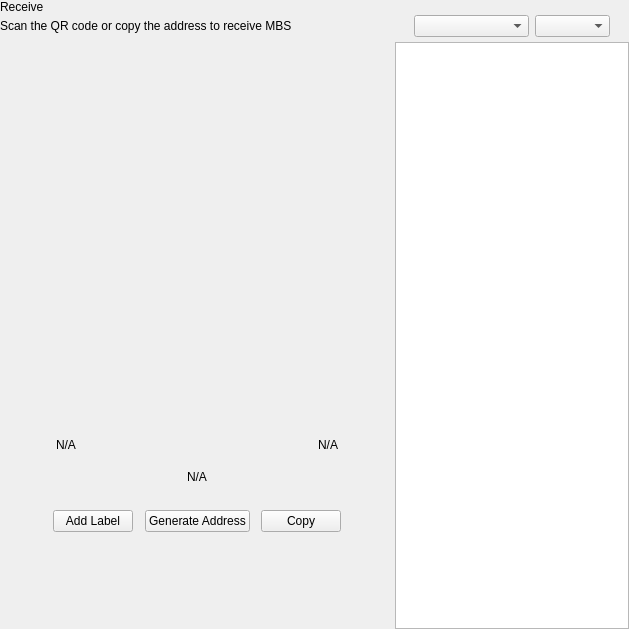
<?xml version="1.0" encoding="UTF-8"?>
<ui version="4.0">
 <class>ReceiveWidget</class>
 <widget class="QWidget" name="ReceiveWidget">
  <property name="geometry">
   <rect>
    <x>0</x>
    <y>0</y>
    <width>629</width>
    <height>629</height>
   </rect>
  </property>
  <property name="minimumSize">
   <size>
    <width>0</width>
    <height>0</height>
   </size>
  </property>
  <property name="windowTitle">
   <string>Form</string>
  </property>
  <layout class="QHBoxLayout" name="horizontalLayout_2" stretch="2,1">
   <property name="spacing">
    <number>0</number>
   </property>
   <property name="leftMargin">
    <number>0</number>
   </property>
   <property name="topMargin">
    <number>0</number>
   </property>
   <property name="rightMargin">
    <number>0</number>
   </property>
   <property name="bottomMargin">
    <number>0</number>
   </property>
   <item>
    <widget class="QWidget" name="left" native="true">
     <layout class="QVBoxLayout" name="verticalLayout_3">
      <property name="leftMargin">
       <number>0</number>
      </property>
      <property name="topMargin">
       <number>0</number>
      </property>
      <property name="rightMargin">
       <number>0</number>
      </property>
      <property name="bottomMargin">
       <number>0</number>
      </property>
      <item>
       <layout class="QVBoxLayout" name="verticalLayout_2">
        <property name="spacing">
         <number>0</number>
        </property>
        <property name="leftMargin">
         <number>0</number>
        </property>
        <item>
         <layout class="QHBoxLayout" name="horizontalLayout_3">
          <property name="spacing">
           <number>0</number>
          </property>
          <item>
           <layout class="QVBoxLayout" name="verticalLayout_4">
            <property name="spacing">
             <number>5</number>
            </property>
            <item>
             <widget class="QLabel" name="labelTitle">
              <property name="text">
               <string>Receive</string>
              </property>
             </widget>
            </item>
            <item alignment="Qt::AlignTop">
             <widget class="QLabel" name="labelSubtitle1">
              <property name="text">
               <string>Scan the QR code or copy the address to receive MBS</string>
              </property>
             </widget>
            </item>
           </layout>
          </item>
          <item>
           <spacer name="horizontalSpacer">
            <property name="orientation">
             <enum>Qt::Horizontal</enum>
            </property>
            <property name="sizeHint" stdset="0">
             <size>
              <width>40</width>
              <height>20</height>
             </size>
            </property>
           </spacer>
          </item>
         </layout>
        </item>
        <item>
         <spacer name="verticalSpacer_2">
          <property name="orientation">
           <enum>Qt::Vertical</enum>
          </property>
          <property name="sizeType">
           <enum>QSizePolicy::Expanding</enum>
          </property>
          <property name="sizeHint" stdset="0">
           <size>
            <width>20</width>
            <height>50</height>
           </size>
          </property>
         </spacer>
        </item>
        <item alignment="Qt::AlignHCenter">
         <widget class="QWidget" name="layoutQR" native="true">
          <property name="maximumSize">
           <size>
            <width>510</width>
            <height>16777215</height>
           </size>
          </property>
          <layout class="QVBoxLayout" name="verticalLayoutQr">
           <item>
            <spacer name="verticalSpacer11">
             <property name="orientation">
              <enum>Qt::Vertical</enum>
             </property>
             <property name="sizeType">
              <enum>QSizePolicy::Fixed</enum>
             </property>
             <property name="sizeHint" stdset="0">
              <size>
               <width>20</width>
               <height>20</height>
              </size>
             </property>
            </spacer>
           </item>
           <item alignment="Qt::AlignHCenter">
            <widget class="QLabel" name="labelQrImg">
             <property name="minimumSize">
              <size>
               <width>260</width>
               <height>260</height>
              </size>
             </property>
             <property name="maximumSize">
              <size>
               <width>260</width>
               <height>260</height>
              </size>
             </property>
             <property name="text">
              <string/>
             </property>
             <property name="alignment">
              <set>Qt::AlignCenter</set>
             </property>
            </widget>
           </item>
           <item>
            <spacer name="verticalSpacer_21">
             <property name="orientation">
              <enum>Qt::Vertical</enum>
             </property>
             <property name="sizeType">
              <enum>QSizePolicy::Fixed</enum>
             </property>
             <property name="sizeHint" stdset="0">
              <size>
               <width>20</width>
               <height>30</height>
              </size>
             </property>
            </spacer>
           </item>
           <item>
            <widget class="QWidget" name="widget" native="true">
             <property name="minimumSize">
              <size>
               <width>0</width>
               <height>0</height>
              </size>
             </property>
             <layout class="QHBoxLayout" name="horizontalLayout_5">
              <item>
               <widget class="QLabel" name="labelLabel">
                <property name="text">
                 <string notr="true">N/A</string>
                </property>
               </widget>
              </item>
              <item>
               <spacer name="horizontalSpacer_2">
                <property name="orientation">
                 <enum>Qt::Horizontal</enum>
                </property>
                <property name="sizeHint" stdset="0">
                 <size>
                  <width>141</width>
                  <height>20</height>
                 </size>
                </property>
               </spacer>
              </item>
              <item>
               <widget class="QLabel" name="labelDate">
                <property name="text">
                 <string notr="true">N/A</string>
                </property>
                <property name="alignment">
                 <set>Qt::AlignRight|Qt::AlignTrailing|Qt::AlignVCenter</set>
                </property>
               </widget>
              </item>
             </layout>
            </widget>
           </item>
           <item>
            <widget class="QLabel" name="labelAddress">
             <property name="sizePolicy">
              <sizepolicy hsizetype="Expanding" vsizetype="Preferred">
               <horstretch>0</horstretch>
               <verstretch>0</verstretch>
              </sizepolicy>
             </property>
             <property name="minimumSize">
              <size>
               <width>300</width>
               <height>0</height>
              </size>
             </property>
             <property name="text">
              <string notr="true">N/A</string>
             </property>
             <property name="alignment">
              <set>Qt::AlignCenter</set>
             </property>
            </widget>
           </item>
           <item>
            <spacer name="verticalSpacer_4">
             <property name="orientation">
              <enum>Qt::Vertical</enum>
             </property>
             <property name="sizeType">
              <enum>QSizePolicy::Fixed</enum>
             </property>
             <property name="sizeHint" stdset="0">
              <size>
               <width>20</width>
               <height>20</height>
              </size>
             </property>
            </spacer>
           </item>
           <item>
            <layout class="QHBoxLayout" name="horizontalLayout_4">
             <item alignment="Qt::AlignHCenter">
              <widget class="QPushButton" name="pushButtonLabel">
               <property name="focusPolicy">
                <enum>Qt::NoFocus</enum>
               </property>
               <property name="text">
                <string>Add Label</string>
               </property>
              </widget>
             </item>
             <item alignment="Qt::AlignHCenter">
              <widget class="QPushButton" name="pushButtonNewAddress">
               <property name="focusPolicy">
                <enum>Qt::NoFocus</enum>
               </property>
               <property name="text">
                <string>Generate Address</string>
               </property>
              </widget>
             </item>
             <item alignment="Qt::AlignHCenter">
              <widget class="QPushButton" name="pushButtonCopy">
               <property name="focusPolicy">
                <enum>Qt::NoFocus</enum>
               </property>
               <property name="text">
                <string>Copy</string>
               </property>
              </widget>
             </item>
            </layout>
           </item>
           <item>
            <spacer name="verticalSpacer_3">
             <property name="orientation">
              <enum>Qt::Vertical</enum>
             </property>
             <property name="sizeType">
              <enum>QSizePolicy::Expanding</enum>
             </property>
             <property name="sizeHint" stdset="0">
              <size>
               <width>20</width>
               <height>20</height>
              </size>
             </property>
            </spacer>
           </item>
          </layout>
         </widget>
        </item>
        <item>
         <spacer name="verticalSpacer">
          <property name="orientation">
           <enum>Qt::Vertical</enum>
          </property>
          <property name="sizeHint" stdset="0">
           <size>
            <width>20</width>
            <height>40</height>
           </size>
          </property>
         </spacer>
        </item>
       </layout>
      </item>
     </layout>
    </widget>
   </item>
   <item>
    <widget class="QWidget" name="right" native="true">
     <layout class="QVBoxLayout" name="verticalLayout_5">
      <property name="spacing">
       <number>0</number>
      </property>
      <property name="leftMargin">
       <number>1</number>
      </property>
      <property name="topMargin">
       <number>0</number>
      </property>
      <property name="rightMargin">
       <number>0</number>
      </property>
      <property name="bottomMargin">
       <number>0</number>
      </property>
      <item>
       <layout class="QVBoxLayout" name="container_right">
        <property name="spacing">
         <number>0</number>
        </property>
        <property name="leftMargin">
         <number>0</number>
        </property>
        <property name="rightMargin">
         <number>0</number>
        </property>
        <item>
         <layout class="QVBoxLayout" name="verticalLayout">
          <property name="spacing">
           <number>6</number>
          </property>
          <property name="leftMargin">
           <number>19</number>
          </property>
          <property name="rightMargin">
           <number>19</number>
          </property>
          <item>
           <widget class="OptionButton" name="btnRequest" native="true"/>
          </item>
          <item>
           <widget class="OptionButton" name="btnMyAddresses" native="true">
            <property name="sizePolicy">
             <sizepolicy hsizetype="Preferred" vsizetype="Minimum">
              <horstretch>0</horstretch>
              <verstretch>0</verstretch>
             </sizepolicy>
            </property>
           </widget>
          </item>
         </layout>
        </item>
        <item>
         <widget class="QWidget" name="sortWidget" native="true">
          <layout class="QHBoxLayout" name="horizontalLayout_6">
           <property name="leftMargin">
            <number>19</number>
           </property>
           <property name="rightMargin">
            <number>19</number>
           </property>
           <property name="bottomMargin">
            <number>5</number>
           </property>
           <item>
            <spacer name="horizontalSpacer_3">
             <property name="orientation">
              <enum>Qt::Horizontal</enum>
             </property>
             <property name="sizeHint" stdset="0">
              <size>
               <width>40</width>
               <height>20</height>
              </size>
             </property>
            </spacer>
           </item>
           <item>
            <widget class="QComboBox" name="comboBoxSort">
             <property name="sizePolicy">
              <sizepolicy hsizetype="Preferred" vsizetype="Fixed">
               <horstretch>0</horstretch>
               <verstretch>0</verstretch>
              </sizepolicy>
             </property>
             <property name="minimumSize">
              <size>
               <width>115</width>
               <height>0</height>
              </size>
             </property>
            </widget>
           </item>
           <item>
            <widget class="QComboBox" name="comboBoxSortOrder">
             <property name="sizePolicy">
              <sizepolicy hsizetype="Preferred" vsizetype="Fixed">
               <horstretch>0</horstretch>
               <verstretch>0</verstretch>
              </sizepolicy>
             </property>
             <property name="minimumSize">
              <size>
               <width>75</width>
               <height>0</height>
              </size>
             </property>
            </widget>
           </item>
          </layout>
         </widget>
        </item>
        <item>
         <widget class="QListView" name="listViewAddress"/>
        </item>
       </layout>
      </item>
     </layout>
    </widget>
   </item>
  </layout>
 </widget>
 <customwidgets>
  <customwidget>
   <class>OptionButton</class>
   <extends>QWidget</extends>
   <header>qt/pivx/optionbutton.h</header>
   <container>1</container>
  </customwidget>
 </customwidgets>
 <resources/>
 <connections/>
</ui>
